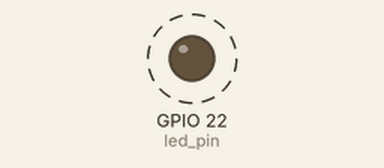
Bench run of a program on a simulated Raspberry Pi (BCM pin numbers). On the bench: output pins drawn as LEDs (lit = HIGH). Dashed ring = blinking.

Above: at 0.05 s.
Timing chart, 0 to 3.0 s (numbered marks = the images above):
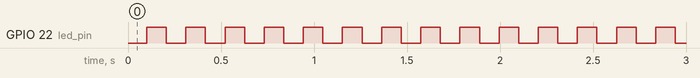

Measured:
- by itself, GPIO 22 (led_pin): alternates HIGH for 0.11 s and LOW for 0.11 s
- by itself, everything shown: repeats every 2.1 s, in 7 steps

The program:

dimming.py
```python
import RPi.GPIO as GPIO
import time

def led_dimming(led, duration, pwm_frequency=100):
    pwm = GPIO.PWM(led, pwm_frequency)

    try:
        pwm.start(0)
        for _ in range(int(duration * pwm_frequency)):
            # 밝아지는 과정
            for duty_cycle in range(0, 101, 5):
                pwm.ChangeDutyCycle(duty_cycle)
                time.sleep(1 / (pwm_frequency * 2))

            # 어두워지는 과정
            for duty_cycle in range(100, -1, -5):
                pwm.ChangeDutyCycle(duty_cycle)
                time.sleep(1 / (pwm_frequency * 2))
    finally:
        pwm.stop()

GPIO.setmode(GPIO.BCM)

# 사용 예시
led_pin = 22
GPIO.setup(led_pin, GPIO.OUT)
led_dimming(led_pin, 5)
GPIO.cleanup()
```
